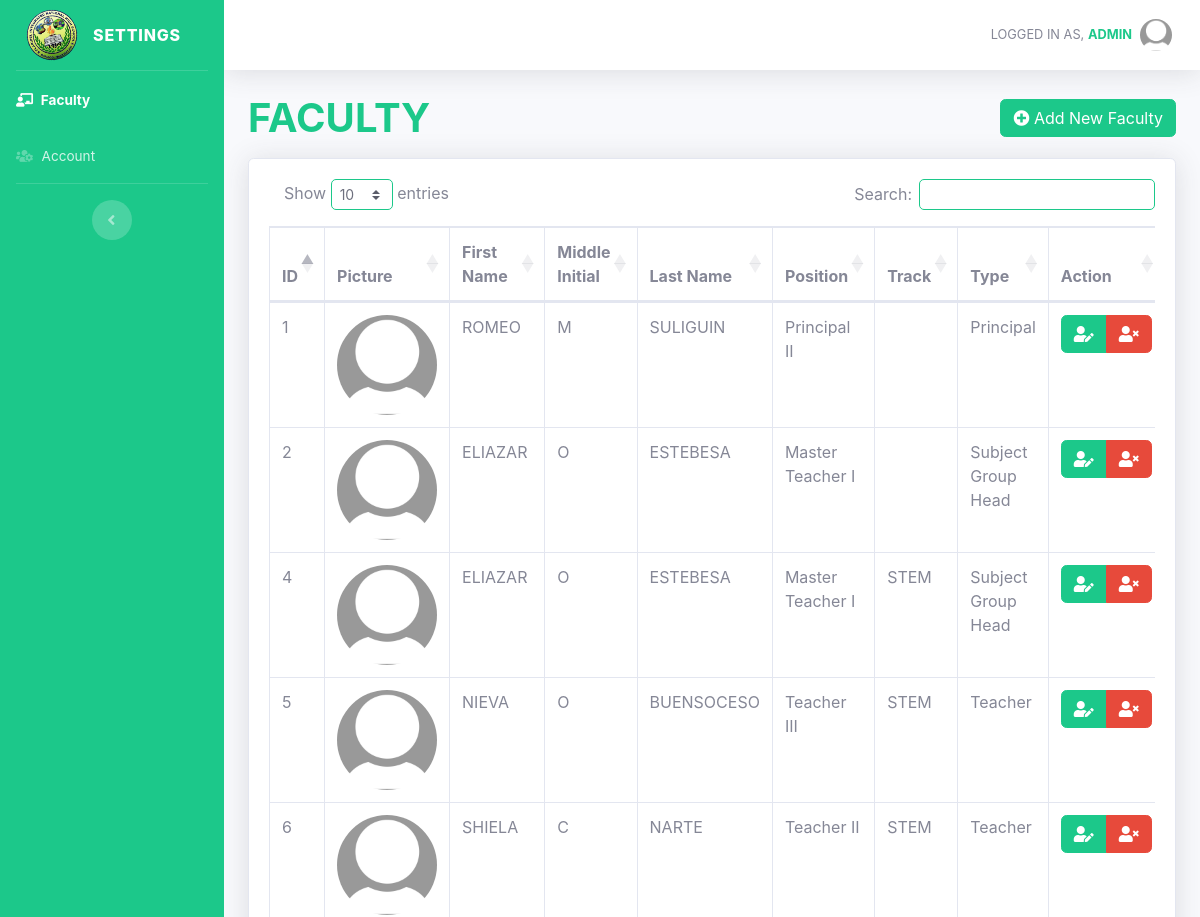
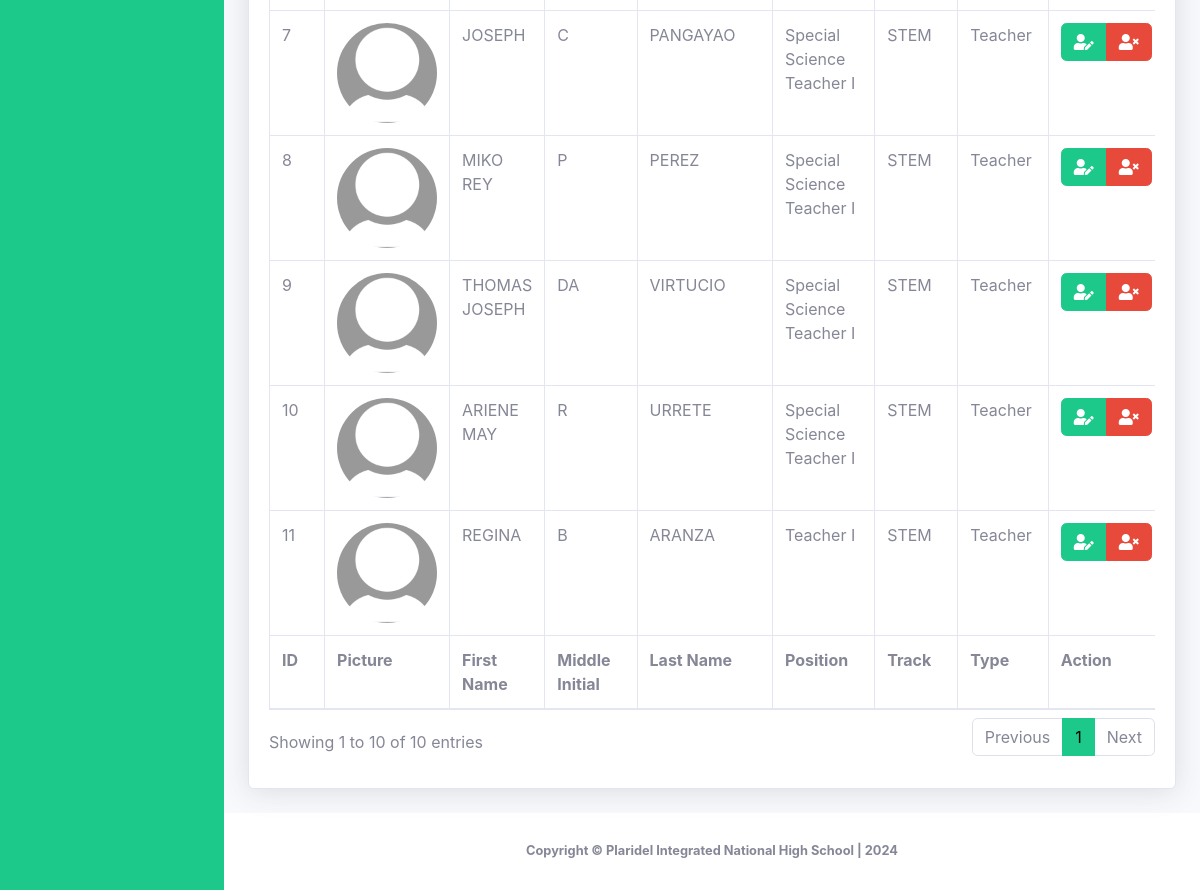
/settings.php (signed in), run on the app's committed database (2 pictures, top to bottom).
### tables this page shows
CREATE TABLE `faculty` (
  `id` int(11) NOT NULL,
  `firstName` varchar(255) NOT NULL,
  `middleName` varchar(255) DEFAULT NULL,
  `lastName` varchar(255) NOT NULL,
  `position` varchar(255) NOT NULL,
  `rank` varchar(100) NOT NULL,
  `track` varchar(100) NOT NULL,
  `type` enum('Principal','Teacher','Subject Group Head','Senior High School Coordinator') NOT NULL,
  `picture` varchar(255) NOT NULL
);

### settings.php (the view, shortened to what this page needs)
<!DOCTYPE html>
<html lang="en">
<head>
    <link href="vendor/fontawesome-free/css/all.min.css" rel="stylesheet" type="text/css">
    <link href="css/sb-admin-2.min.css" rel="stylesheet">
    <link href="vendor/datatables/dataTables.bootstrap4.min.css" rel="stylesheet">
    <link rel="stylesheet" type="text/css" href="https://cdn.datatables.net/1.10.25/css/dataTables.bootstrap4.min.css">
    <link rel="stylesheet" type="text/css" href="https://cdn.datatables.net/buttons/1.7.1/css/buttons.bootstrap4.min.css">
</head>
<body id="page-top">
    <div id="wrapper">
        <ul class="navbar-nav bg-success sidebar sidebar-dark accordion" id="accordionSidebar">
            <a class="sidebar-brand d-flex align-items-center justify-content-center" href="superadminhome">
                <div class="sidebar-brand-icon rotate-n-15">
                    <img width="50" src="assets/favicon.png" alt="">
                </div>
                <div class="sidebar-brand-text mx-3">SETTINGS</div>
            </a>
            <hr class="sidebar-divider my-0">
            <li class="nav-item active">
                <a class="nav-link" href="">
                    <i class="fas fa-chalkboard-teacher"></i>
                    <span>Faculty</span></a>
            </li>
            <li class="nav-item">
                <a class="nav-link" href="">
                    <i class="fas fa-users-cog"></i>
                    <span>Account</span>
                </a>
            </li>
            <hr class="sidebar-divider d-none d-md-block">
            <div class="text-center d-none d-md-inline">
                <button class="rounded-circle border-0" id="sidebarToggle"></button>
            </div>
        </ul>
        <div id="content-wrapper" class="d-flex flex-column">
            <div id="content">
                <nav class="navbar navbar-expand navbar-light bg-white topbar mb-4 static-top shadow">
                    <ul class="navbar-nav ml-auto">
                        <li class="nav-item dropdown no-arrow">
                            <a class="nav-link dropdown-toggle" href="#" id="userDropdown" role="button" data-toggle="dropdown" aria-haspopup="true" aria-expanded="false">
                                <span class="mr-2 d-none d-lg-inline text-gray-600 small" style="text-transform:uppercase;">Logged in as, <span class="text-success"><strong><?php echo $_SESSION['user']; ?></strong></span></span>
                                <img class="img-profile rounded-circle" src="default-profile-pic.jpg">
                            </a>
                        </li>
                    </ul>
                </nav>
                <div class="container-fluid">
                    <div class="d-flex justify-content-between flex-wrap flex-md-nowrap align-items-center mb-3">
                        <h1 class="h1 mb-0 text-success" style="text-transform:uppercase;"><b>Faculty</b></h1>
                        <div class="btn-toolbar mb-2 mb-md-0">
                            <div class="btn-group me-1">
                                <a type="button" href="addfaculty" class="btn btn-md btn-success">
                                    <i class="fa fa-plus-circle"></i> Add New Faculty
                                </a>
                            </div>
                        </div>
                    </div>
                    <div class="card shadow mb-4">
                        <div class="card-body">
                            <div class="table-responsive">
                                <table class="table table-bordered" id="dataTable" width="100%" cellspacing="0">
                                    <thead>
                                        <tr>
                                            <th>ID</th>
                                            <th>Picture</th>
                                            <th>First Name</th>
                                            <th>Middle Initial</th>
                                            <th>Last Name</th>
                                            <th>Position</th>
                                            <th>Track</th>
                                            <th>Type</th>
                                            <th>Action</th>
                                        </tr>
                                    </thead>
                                    <tfoot>
                                        <tr>
                                            <th>ID</th>
                                            <th>Picture</th>
                                            <th>First Name</th>
                                            <th>Middle Initial</th>
                                            <th>Last Name</th>
                                            <th>Position</th>
                                            <th>Track</th>
                                            <th>Type</th>
                                            <th>Action</th>
                                        </tr>
                                    </tfoot>
                                    <tbody>
                                        <?php
                                        include 'conn.php';
                                        $query = "SELECT * FROM faculty";
                                        $query_run = mysqli_query($conn, $query);
                                        if (mysqli_num_rows($query_run) > 0) {
                                            foreach ($query_run as $items) {
                                        ?>
                                                <tr>
                                                    <td>
                                                        <?= $items['id']; ?>
                                                    </td>
                                                    <td>
                                                        <img class="img-profile rounded-circle" src="default-profile-pic.jpg" width="100" height="100" alt="">
                                                    </td>
                                                    <td>
                                                        <?= $items['firstName']; ?>
                                                    </td>
                                                    <td>
                                                        <?= $items['middleName']; ?>
                                                    </td>
                                                    <td>
                                                        <?= $items['lastName']; ?>
                                                    </td>
                                                    <td>
                                                        <?= $items['position']; ?>
                                                    </td>
                                                    <td>
                                                        <?= $items['track']; ?>
                                                    </td>
                                                    <td>
                                                        <?= $items['type']; ?>
                                                    </td>
                                                    <td class="text-center">
                                                        <div class="btn-group" role="group">
                                                            <a href="editfaculty.php?id=<?= $items['id']; ?>" class="btn btn-md btn-success"><i class="fas fa-user-edit"></i></a>
                                                            <button type="button" class="btn btn-md btn-danger deletebtn"><i class="fas fa-user-times"></i></a>
                                                        </div>
                                                    </td>
                                                </tr>
                                        <?php
                                            }
                                        }
                                        ?>
                                    </tbody>
                                </table>
                            </div>
                        </div>
                    </div>
                </div>
            </div>
            <footer class="sticky-footer bg-white">
                <div class="container my-auto">
                    <div class="copyright text-center my-auto">
                        <span><b>Copyright &copy; Plaridel Integrated National High School | 2024</b></span>
                    </div>
                </div>
            </footer>
        </div>
    </div>
</body>
</html>

### data on the page
faculty: id "1", firstName "ROMEO", middleName "M", lastName "SULIGUIN", position "Principal II", type "Principal"
faculty: id "2", firstName "ELIAZAR", middleName "O", lastName "ESTEBESA", position "Master Teacher I", type "Subject Group Head"
faculty: id "4", firstName "ELIAZAR", middleName "O", lastName "ESTEBESA", position "Master Teacher I", track "STEM", type "Subject Group Head"
faculty: id "5", firstName "NIEVA", middleName "O", lastName "BUENSOCESO", position "Teacher III", track "STEM", type "Teacher"
faculty: id "6", firstName "SHIELA", middleName "C", lastName "NARTE", position "Teacher II", track "STEM", type "Teacher"
faculty: id "7", firstName "JOSEPH", middleName "C", lastName "PANGAYAO", position "Special Science Teacher I", track "STEM", type "Teacher"
faculty: id "8", firstName "MIKO REY", middleName "P", lastName "PEREZ", position "Special Science Teacher I", track "STEM", type "Teacher"
faculty: id "9", firstName "THOMAS JOSEPH", middleName "DA", lastName "VIRTUCIO", position "Special Science Teacher I", track "STEM", type "Teacher"
faculty: id "10", firstName "ARIENE MAY", middleName "R", lastName "URRETE", position "Special Science Teacher I", track "STEM", type "Teacher"
faculty: id "11", firstName "REGINA", middleName "B", lastName "ARANZA", position "Teacher I", track "STEM", type "Teacher"

### other printed values
$_SESSION['user'] "ADMIN"
